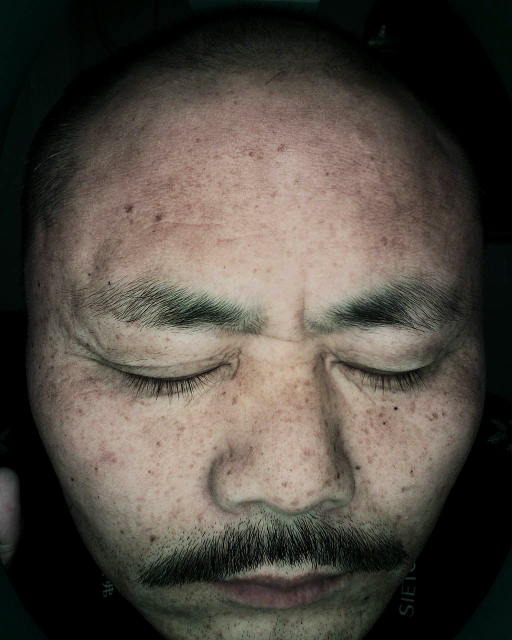
#> input picture GAN-minst/data/testdata/pzg.jpg, 1024 x 1280 px (shown at 1/2 size); its folder holds only this picture in this run
$ python -i reface.py   (imports and definitions only)
#> lines starting #> are read from the running program, lines starting #| are printed output that depends on the picture
#!/usr/bin/env python
#-*- coding: utf-8- -*-

'''UVG下图像增强'''

from PIL import Image,ImageEnhance
import matplotlib.pyplot as plt
import os
import numpy as np
import cv2

class FaceFix(object):

	def __init__(self):
		self.uvg_root = "E:/Larisvnet/data/sample/uvg/"
		self.uvg_after_root = "E:/Larisvnet/data/sample/uvg_im/"
		self.file_path = []
		self.get_file_path(self.uvg_root)

	def get_file_path(self,uvg_root):
		file_image = os.listdir(uvg_root)
		for img in file_image:
			file_path = os.path.join(uvg_root,img)
			# print("[info] Javice: Add file ", file_path)
			self.file_path.append(file_path)

	'''a1采用图片直接增强'''
	# [7 lines left out: function image_enhance, not called in this run]

	'''采用图像直方图均衡'''
	# [13 lines left out: function image_hsv_hist, not called in this run]

	def save(self,image,path):
		cv2.imwrite(path,image,[int(cv2.IMWRITE_JPEG_QUALITY),100])

	def trans_opencv_to_pyplot(self,image):
		b,g,r = cv2.split(image)
		return cv2.merge([r,g,b])

	# [40 lines left out: functions hist_rgb, piefix, not called in this run]

# [3 lines not run here, left out]
	#ff.analy_image(file_path)

>>> import cv2
>>> picture = cv2.imread('testdata/pzg.jpg', cv2.IMREAD_GRAYSCALE)
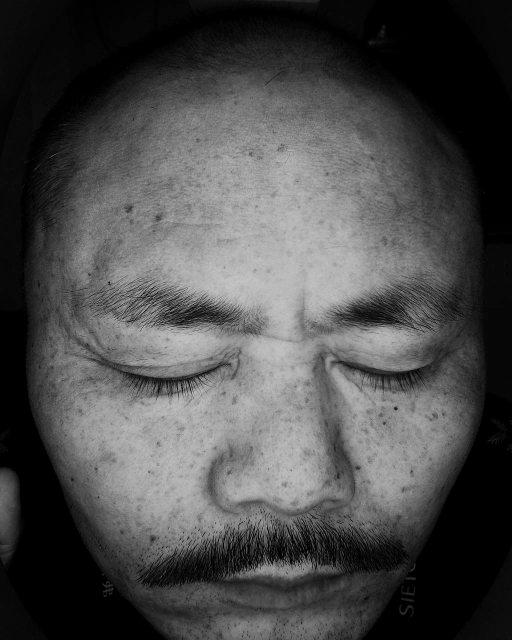
#> picture: shape (1280, 1024) (shown at 1/2 size); min 0, max 225, mean 74.8
>>> result = FaceFix().image_enhance(picture)
#> (the run stopped early here; a loop or call above may not have finished)
